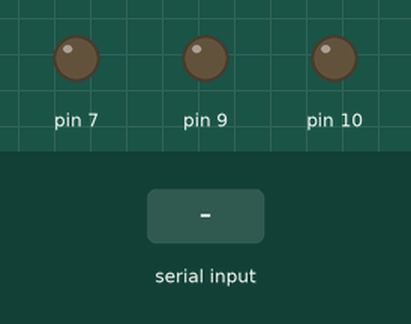
The sketch below on a simulated Arduino Uno, built with avr-gcc and run on an emulated ATmega328P. On the bench: output pins drawn as LEDs (lit = HIGH). Inputs (shaded band) come from the test bench. What the sketch prints to the serial monitor is not drawn.

Above: at 1.2 s.
1.3 s: "w" received over the second serial link
2.9 s: "s" received over the second serial link
4.4 s: "a" received over the second serial link
Timing chart, 0 to 7.4 s (numbered marks = the images above; inputs shaded):
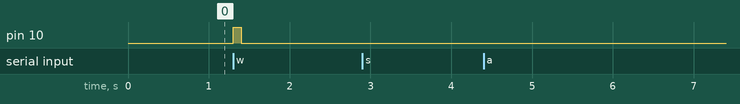

Measured:
- after the input at 1.3 s, pin 10: LOW → HIGH at once, → LOW 0.10 s later
- after the input at 2.9 s, every drawn part: stays the same
- after the input at 4.4 s, every drawn part: stays the same

The sketch:

Final.ino
```cpp
#include <SoftwareSerial.h>

SoftwareSerial mySerial(8, 5);//Define Software Serial Rx,Tx

void setup(){
 Serial.begin(9600);//Begin Serial Connection
 mySerial.begin(9600);
 pinMode(10, OUTPUT);
 pinMode(9, OUTPUT);
 pinMode(7, OUTPUT);

}

void loop(){
 if(mySerial.available() > 0){  // To check if PC has sent any data
       char a=mySerial.read();
          if(a=='w')
       {
        digitalWrite(10, HIGH);   //LED indicator
        delay(100);
        digitalWrite(10, LOW);
        delay(100);
        Serial.write(30);   //Move in the forward direction
        delay(10);
        Serial.write(158);
        delay(10);
        }
         if(a=='s')
       {
        Serial.write(94); //Reverse direction
        delay(10);
        Serial.write(222);
        delay(10);
        }

         if(a=='a')
       {
        Serial.write(30);// Turn Left
        delay(10);
        Serial.write(222);
        delay(10);
        }
        if(a=='d')
       {
        Serial.write(94);//Turn Right
        delay(10);
        Serial.write(158);
        delay(10);
        }
        if(a=='z')
       {
        Serial.write(0);//Stop both Motors
        delay(100);
        }
 }
}
```
